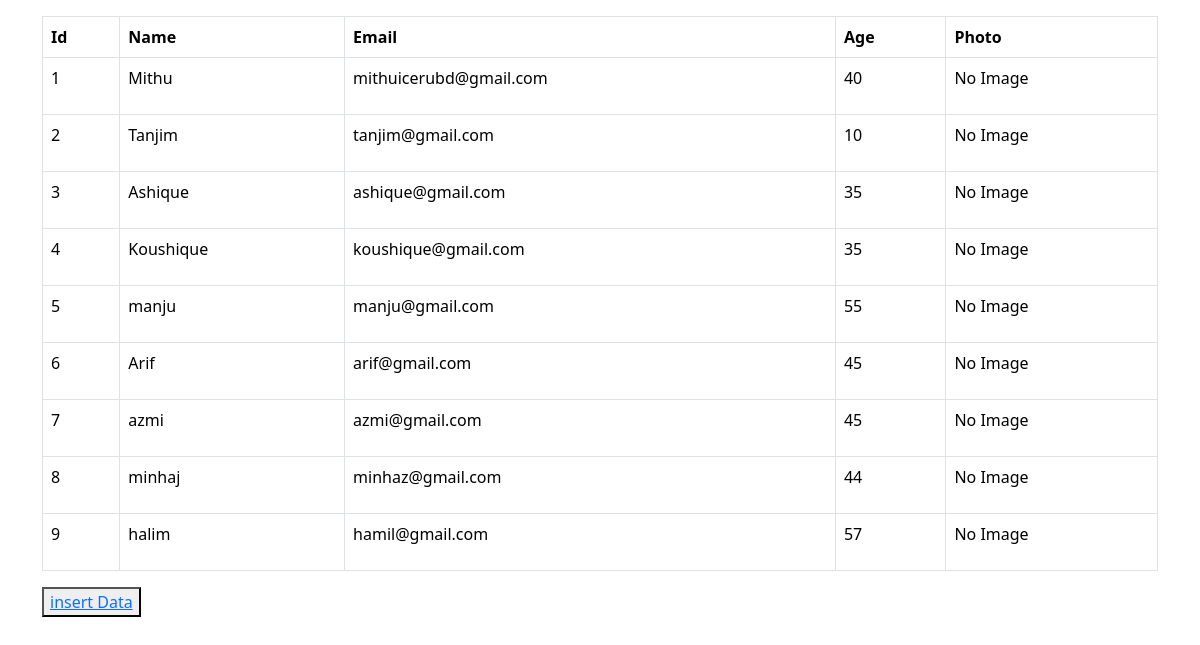
Before: /show_data/ with the older database file.
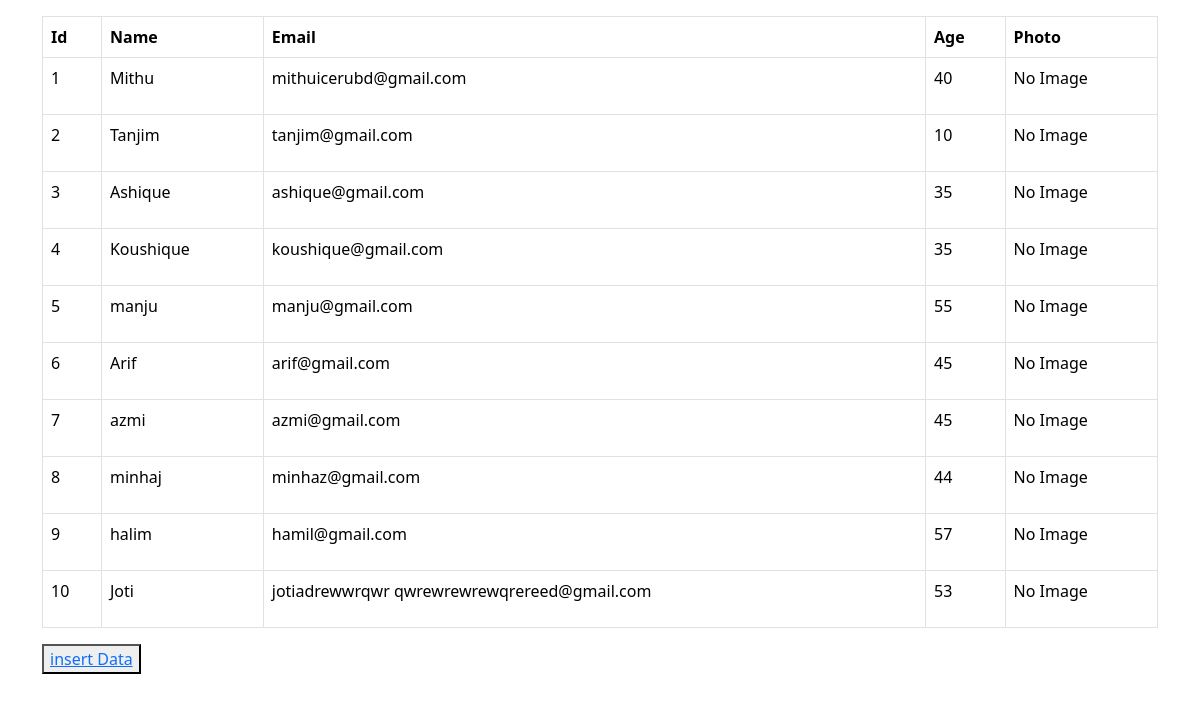
After: the same page with the newer database file.
### store/models.py (models this page shows, shortened)
class Student(models.Model):
    name=models.CharField(max_length=100)
    email=models.CharField(max_length=44)
    age =models.IntegerField()
    photo=models.ImageField(upload_to='my_photo/',null=True,blank=True)

### store/views.py (the view)
# urls.py: path('show_data/', views.show_data, name='show_data'),
def show_data(request):
    all=Student.objects.all()
    return render(request,'show_data.html',{'all':all})

### templates/show_data.html (shortened to what this page needs)
{% load static %}
<!DOCTYPE html>
<html lang="en">
<head>
    <link href="https://cdn.jsdelivr.net/npm/bootstrap@5.3.3/dist/css/bootstrap.min.css" rel="stylesheet">
</head>
<body>
    <div class="container my-3">
    <table class="table table-bordered">
            <thead>
            <tr>
                <th>Id</th>
            <th>Name</th>
            <th>Email</th>
            <th>Age</th>
            <th>Photo</th>
            </tr>
            </thead>
            <tbody>
                {% for i in all %}
                <tr>
                    <td>{{i.id}}</td>
                <td>{{i.name}}</td>
                <td>{{i.email}}</td>
                <td>{{i.age}}</td>
                <td>
                    {% if i.photo %}
                        <img src="{{ i.photo.url }}" alt="User Photo" width="200">
                    {% else %}
                        <p>No Image</p>
                    {% endif %}
                </td>
                </tr>
                {% endfor %}
            </tbody>
    </table>
    <button type="submit"><a href="{% url 'insert_data' %}"> insert Data</a></button>
</div>
</body>
</html>

Changed rows visible on the page:
added Student: id "10", name "Joti", email "jotiadrewwrqwr qwrewrewrewqrereed@gmail.com", age "53", shows "No Image"
